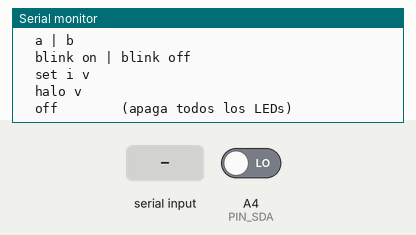
Simulated run of this sketch. Board: Arduino Uno, built with avr-gcc and run on an emulated ATmega328P. Parts: the last lines printed to the serial monitor. Inputs (shaded band) come from the test bench; at power-on: A4 (PIN_SDA) LOW.

Above: at 2.1 s.
2.2 s: "a\n" received over Serial
At 3.3 s:
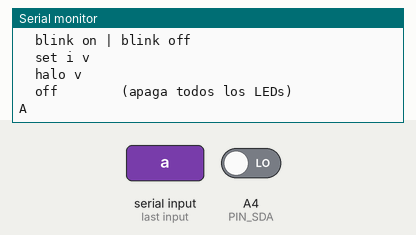
3.8 s: "b\n" received over Serial
At 4.5 s:
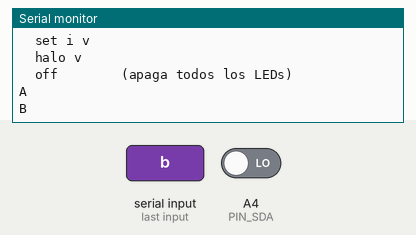
5.4 s: "blink on\n" received over Serial
At 6.5 s:
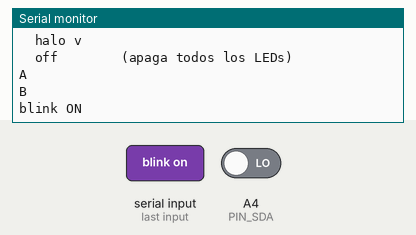
6.9 s: "blink off\n" received over Serial
At 7.7 s:
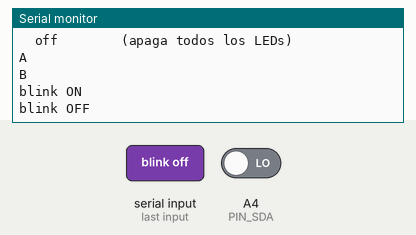
8.4 s: "off\n" received over Serial
At 9.2 s:
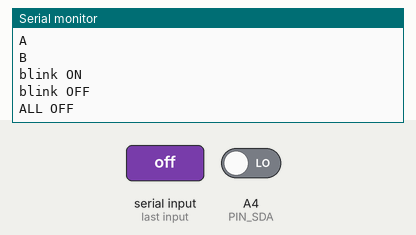
10.0 s: "set \n" received over Serial
At 11.2 s:
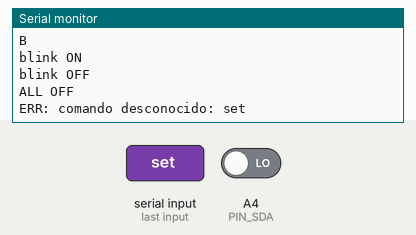

The sketch:

display-scan.ino
```cpp
#include <Arduino.h>

// ===== CONFIG =====
static const uint8_t I2C_ADDR = 0x3C;
static const uint8_t PIN_SDA = A4;
static const uint8_t PIN_SCL = A5;

// Un poco más tolerante
static const uint8_t I2C_DELAY_US = 20;

// ----- Serial robustness -----
static const uint32_t SERIAL_BAUD = 115200;
static const uint16_t CMD_MAX_LEN = 96;
static const uint16_t CMD_IDLE_TIMEOUT_MS = 250;

// ---------- Open drain ----------
static inline void sdaLow()  { pinMode(PIN_SDA, OUTPUT); digitalWrite(PIN_SDA, LOW); }
static inline void sdaHigh() { pinMode(PIN_SDA, INPUT); }
static inline void sclLow()  { pinMode(PIN_SCL, OUTPUT); digitalWrite(PIN_SCL, LOW); }
static inline void sclHigh() { pinMode(PIN_SCL, INPUT); }

static inline uint8_t readSDA() { return digitalRead(PIN_SDA); }
static inline void i2cDelay() { delayMicroseconds(I2C_DELAY_US); }

void i2cStart() {
  sdaHigh(); sclHigh(); i2cDelay();
  sdaLow();  i2cDelay();
  sclLow();  i2cDelay();
}

void i2cStop() {
  sdaLow();  i2cDelay();
  sclHigh(); i2cDelay();
  sdaHigh(); i2cDelay();
}

bool i2cWriteByte(uint8_t b) {
  for (uint8_t i = 0; i < 8; i++) {
    (b & 0x80) ? sdaHigh() : sdaLow();
    i2cDelay();
    sclHigh(); i2cDelay();
    sclLow();  i2cDelay();
    b <<= 1;
  }

  sdaHigh(); i2cDelay();
  sclHigh(); i2cDelay();
  bool ack = (readSDA() == LOW);
  sclLow();  i2cDelay();
  return ack;
}

bool i2cWriteTx(const uint8_t *buf, uint16_t len) {
  i2cStart();
  if (!i2cWriteByte((I2C_ADDR << 1) | 0)) {
    i2cStop(); return false;
  }
  for (uint16_t i = 0; i < len; i++) {
    if (!i2cWriteByte(buf[i])) {
      i2cStop(); return false;
    }
  }
  i2cStop();
  return true;
}

// ===== CAPTURA REAL =====
static const uint8_t preamble[] = {
  0x3F, 0x48, 0x53, 0x6C, 0x87, 0x98, 0xC0, 0xE0
};

static const uint8_t pktA[145] = {
  0x6C,0xB4,0xB4,0xB4,0xB4,0xB4,0xB4,0x00,0x00,0x2D,0x2D,0x2D,0x2D,
  0x2D,0x2D,0x00,0x00,0x2D,0x2D,0x2D,0x2D,0x00,0x2D,0x2D,0x00,
  0x2D,0x2D,0x2D,0x2D,0x2D,0x2D,0x00,0x00,0x2D,0x2D,0x2D,0x2D,
  0x2D,0x00,0x00,0x00,0x00,0x00,0x2D,0x2D,0x2D,0x2D,0x2E,0x17,
  0x80,0x00,0x00,0x00,0x00,0x00,0x00,0x00,0x00,0x00,0x0B,0x8B,
  0x8B,0x8B,0x8B,0x8B,0x8B,0x8B,0x8B,0x8B,0x8B,0x8B,0x8B,0x8B,
  0x8B,0x8B,0x8B,0x8B,0x8B,0x8B,0x8B,0x8B,0x8B,0xCD,0x8B,0xCA,
  0x04,0xC3,0x41,0xC0,0x41,0xC3,0x44,0xC5,0x00,0x00,0x00,0x00,
  0x07,0xA7,0xA7,0xA7,0xA7,0xA7,0xA7,0xA7,0xA7,0xA7,0xA7,0xA7,
  0xA0,0x00,0x00,0x00,0x00,0x00,0x00,0x00,0x00,0x00,0x00,0x00,
  0x00,0x00,0x00,0x00,0x00,0x00,0x00,0x00,0x00,0x00,0x00,0x00,
  0x00,0x00,0x00,0x00,0x00,0x00,0x00,0x00,0x00,0x00,0x00
};

static uint8_t pktB[145];

bool sendAll(const uint8_t *pkt) {
  return i2cWriteTx(preamble, sizeof(preamble)) &&
         i2cWriteTx(pkt, 145);
}

// ===== APAGADO TOTAL =====
void allOff() {
  memset(pktB, 0x00, sizeof(pktB));
  sendAll(pktB);
  Serial.println("ALL OFF");
}

// ===== Serial robusto =====
String readLine() {
  static String s;
  static uint32_t lastCharMs = 0;

  while (Serial.available()) {
    char c = (char)Serial.read();
    lastCharMs = millis();

    if (c == '\0') continue;

    if (c == '\r' || c == '\n') {
      if (s.length() == 0) continue;
      String o = s;
      s = "";
      return o;
    }

    if (c == '\b' || c == 127) {
      if (s.length() > 0) s.remove(s.length() - 1);
      continue;
    }

    if (s.length() < CMD_MAX_LEN) {
      s += c;
    } else {
      s = "";
      Serial.println("ERR: comando muy largo");
    }
  }

  if (s.length() > 0 && (millis() - lastCharMs) > CMD_IDLE_TIMEOUT_MS) {
    String o = s;
    s = "";
    return o;
  }

  return "";
}

bool blink = false;
uint32_t lastBlink = 0;
bool state = false;

void printHelp() {
  Serial.println("Comandos:");
  Serial.println("  a | b");
  Serial.println("  blink on | blink off");
  Serial.println("  set i v");
  Serial.println("  halo v");
  Serial.println("  off        (apaga todos los LEDs)");
}

void setup() {
  Serial.begin(SERIAL_BAUD);
  delay(800);

  Serial.println();
  Serial.println("BOOT");

  sdaHigh();
  sclHigh();

  memcpy(pktB, pktA, sizeof(pktA));

  printHelp();
  sendAll(pktA);
}

void loop() {
  if (blink && millis() - lastBlink > 500) {
    lastBlink = millis();
    state = !state;
    sendAll(state ? pktA : pktB);
  }

  String l = readLine();
  if (!l.length()) return;
  l.trim();

  if (l == "help" || l == "?") {
    printHelp();

  } else if (l == "a") {
    sendAll(pktA);
    Serial.println("A");

  } else if (l == "b") {
    sendAll(pktB);
    Serial.println("B");

  } else if (l == "blink on") {
    blink = true;
    Serial.println("blink ON");

  } else if (l == "blink off") {
    blink = false;
    Serial.println("blink OFF");

  } else if (l == "off") {
    allOff();

  } else if (l.startsWith("set ")) {
    int i, v;
    if (sscanf(l.c_str(), "set %d %d", &i, &v) == 2) {
      if (i >= 0 && i < 145) {
        pktB[i] = constrain(v, 0, 255);
        sendAll(pktB);
        Serial.print("pktB["); Serial.print(i); Serial.println("]");
      } else {
        Serial.println("ERR: i fuera de rango");
      }
    } else {
      Serial.println("ERR: uso: set i v");
    }

  } else if (l.startsWith("halo ")) {
    int v;
    if (sscanf(l.c_str(), "halo %d", &v) == 1) {
      uint8_t vv = constrain(v, 0, 255);
      for (int i = 35; i < 110; i++) pktB[i] = vv;
      sendAll(pktB);
      Serial.println("halo");
    } else {
      Serial.println("ERR: uso: halo v");
    }

  } else {
    Serial.print("ERR: comando desconocido: ");
    Serial.println(l);
  }
}
```

Measured:
- after the input at 2.2 s, the serial monitor: prints a new line after 0.11 s (image 1)
- after the input at 3.8 s, the serial monitor: prints a new line after 0.11 s (image 2)
- after the input at 5.4 s, the serial monitor: prints a new line at once (image 3)
- after the input at 6.9 s, the serial monitor: prints a new line at once (image 4)
- after the input at 8.4 s, the serial monitor: prints a new line after 0.11 s (image 5)
- after the input at 10.0 s, the serial monitor: prints a new line at once (image 6)
